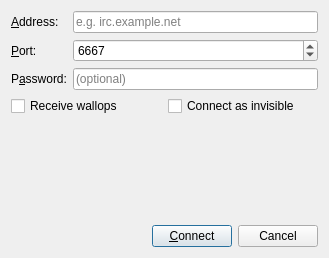
<?xml version="1.0" encoding="UTF-8"?>
<ui version="4.0">
 <class>Gui::ServerCfgDialog</class>
 <widget class="QDialog" name="Gui::ServerCfgDialog">
  <property name="windowModality">
   <enum>Qt::ApplicationModal</enum>
  </property>
  <property name="geometry">
   <rect>
    <x>0</x>
    <y>0</y>
    <width>329</width>
    <height>258</height>
   </rect>
  </property>
  <property name="windowTitle">
   <string>Connect to Server</string>
  </property>
  <property name="modal">
   <bool>true</bool>
  </property>
  <layout class="QVBoxLayout" name="verticalLayout">
   <item>
    <layout class="QFormLayout" name="formLayout">
     <item row="0" column="0">
      <widget class="QLabel" name="addrLabel">
       <property name="text">
        <string>&amp;Address:</string>
       </property>
       <property name="buddy">
        <cstring>addressEdit</cstring>
       </property>
      </widget>
     </item>
     <item row="0" column="1">
      <widget class="QLineEdit" name="addressEdit">
       <property name="placeholderText">
        <string>e.g. irc.example.net</string>
       </property>
      </widget>
     </item>
     <item row="1" column="0">
      <widget class="QLabel" name="portLabel">
       <property name="text">
        <string>&amp;Port:</string>
       </property>
       <property name="buddy">
        <cstring>portSpinBox</cstring>
       </property>
      </widget>
     </item>
     <item row="1" column="1">
      <widget class="QSpinBox" name="portSpinBox">
       <property name="maximum">
        <number>65535</number>
       </property>
       <property name="value">
        <number>6667</number>
       </property>
      </widget>
     </item>
     <item row="2" column="0">
      <widget class="QLabel" name="passwordLabel">
       <property name="text">
        <string>P&amp;assword:</string>
       </property>
       <property name="buddy">
        <cstring>passwordEdit</cstring>
       </property>
      </widget>
     </item>
     <item row="2" column="1">
      <widget class="QLineEdit" name="passwordEdit">
       <property name="echoMode">
        <enum>QLineEdit::Password</enum>
       </property>
       <property name="placeholderText">
        <string>(optional)</string>
       </property>
      </widget>
     </item>
    </layout>
   </item>
   <item>
    <layout class="QHBoxLayout" name="horizontalLayout">
     <item>
      <widget class="QCheckBox" name="wallopsCheckBox">
       <property name="text">
        <string>Receive wallops</string>
       </property>
      </widget>
     </item>
     <item>
      <widget class="QCheckBox" name="invisibleCheckBox">
       <property name="text">
        <string>Connect as invisible</string>
       </property>
      </widget>
     </item>
    </layout>
   </item>
   <item>
    <spacer name="verticalSpacer">
     <property name="orientation">
      <enum>Qt::Vertical</enum>
     </property>
     <property name="sizeHint" stdset="0">
      <size>
       <width>20</width>
       <height>40</height>
      </size>
     </property>
    </spacer>
   </item>
   <item>
    <layout class="QHBoxLayout" name="buttonsLayout">
     <item>
      <spacer name="horizontalSpacer">
       <property name="orientation">
        <enum>Qt::Horizontal</enum>
       </property>
       <property name="sizeHint" stdset="0">
        <size>
         <width>40</width>
         <height>20</height>
        </size>
       </property>
      </spacer>
     </item>
     <item>
      <widget class="QPushButton" name="connectButton">
       <property name="text">
        <string>&amp;Connect</string>
       </property>
       <property name="default">
        <bool>true</bool>
       </property>
      </widget>
     </item>
     <item>
      <widget class="QPushButton" name="cancelButton">
       <property name="text">
        <string>Cancel</string>
       </property>
      </widget>
     </item>
    </layout>
   </item>
  </layout>
 </widget>
 <resources/>
 <connections>
  <connection>
   <sender>cancelButton</sender>
   <signal>clicked()</signal>
   <receiver>ServerCfgDialog</receiver>
   <slot>reject()</slot>
   <hints>
    <hint type="sourcelabel">
     <x>281</x>
     <y>236</y>
    </hint>
    <hint type="destinationlabel">
     <x>164</x>
     <y>128</y>
    </hint>
   </hints>
  </connection>
  <connection>
   <sender>connectButton</sender>
   <signal>clicked()</signal>
   <receiver>ServerCfgDialog</receiver>
   <slot>accept()</slot>
   <hints>
    <hint type="sourcelabel">
     <x>200</x>
     <y>236</y>
    </hint>
    <hint type="destinationlabel">
     <x>164</x>
     <y>128</y>
    </hint>
   </hints>
  </connection>
 </connections>
</ui>
